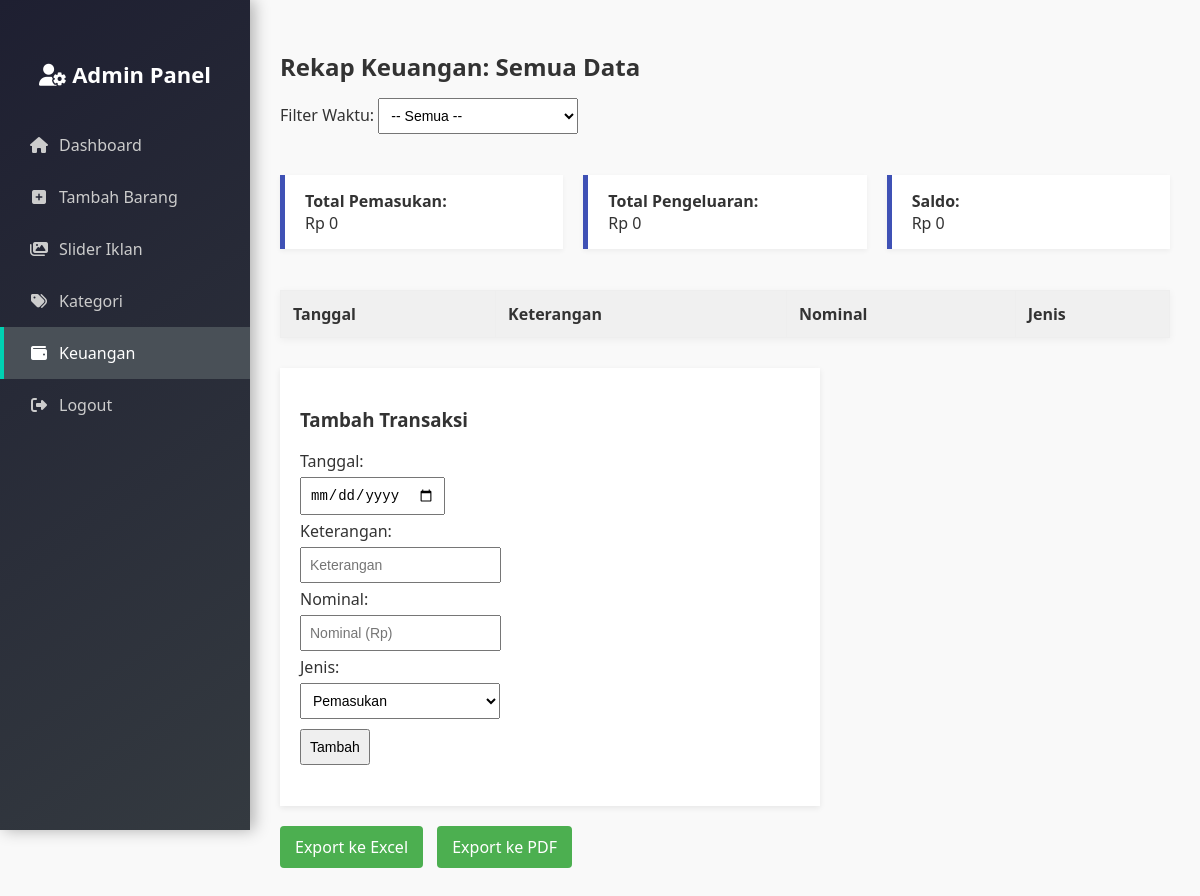
Before: /keuangan.php with the older database file.
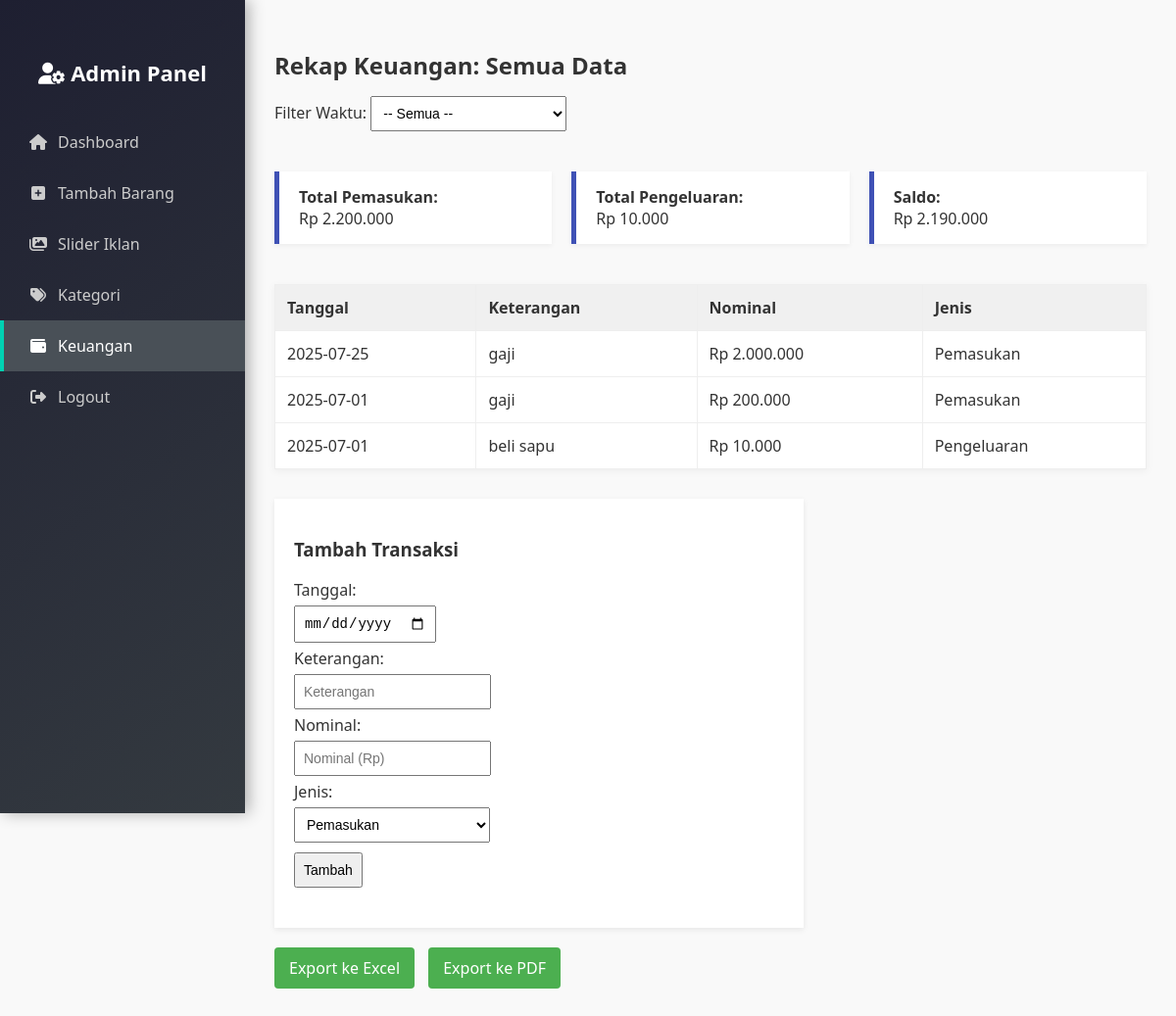
After: the same page with the newer database file.
### tables this page shows
CREATE TABLE `keuangan` (
  `id` int(11) NOT NULL,
  `tanggal` date NOT NULL,
  `keterangan` varchar(255) DEFAULT NULL,
  `nominal` double NOT NULL,
  `jenis` enum('pemasukan','pengeluaran') NOT NULL
);

### keuangan.php (the view, shortened to what this page needs)
<?php
include 'inc/db.php';
include 'inc/sidebar.php';
$where = "";
$filter_label = "Semua Data";
$total_masuk = mysqli_fetch_assoc(mysqli_query($conn, "SELECT SUM(nominal) AS total FROM keuangan WHERE jenis = 'pemasukan' " . ($where ? "AND " . substr($where, 6) : "")))['total'] ?? 0;
$total_keluar = mysqli_fetch_assoc(mysqli_query($conn, "SELECT SUM(nominal) AS total FROM keuangan WHERE jenis = 'pengeluaran' " . ($where ? "AND " . substr($where, 6) : "")))['total'] ?? 0;
$saldo = $total_masuk - $total_keluar;
$data = mysqli_query($conn, "SELECT * FROM keuangan $where ORDER BY tanggal DESC");
?>
<!DOCTYPE html>
<html lang="id">
<head>
</head>
<body>
    <div class="main-content">
        <h2>Rekap Keuangan: <?= $filter_label ?></h2>
        <form method="GET" action="">
            <label>Filter Waktu: </label>
            <select name="filter" onchange="this.form.submit()">
                <option value="">-- Semua --</option>
            </select>
        </form>
        <div class="rekap">
            <p><strong>Total Pemasukan:</strong><br>Rp <?= number_format($total_masuk, 0, ',', '.') ?></p>
            <p><strong>Total Pengeluaran:</strong><br>Rp <?= number_format($total_keluar, 0, ',', '.') ?></p>
            <p><strong>Saldo:</strong><br>Rp <?= number_format($saldo, 0, ',', '.') ?></p>
        </div>
        <table>
            <tr>
                <th>Tanggal</th>
                <th>Keterangan</th>
                <th>Nominal</th>
                <th>Jenis</th>
            </tr>
            <?php while ($row = mysqli_fetch_assoc($data)) : ?>
            <tr>
                <td><?= $row['tanggal'] ?></td>
                <td><?= htmlspecialchars($row['keterangan']) ?></td>
                <td>Rp <?= number_format($row['nominal'], 0, ',', '.') ?></td>
                <td><?= ucfirst($row['jenis']) ?></td>
            </tr>
            <?php endwhile; ?>
        </table>
        <div class="form">
            <h3>Tambah Transaksi</h3>
            <form action="tambah_keuangan.php" method="POST">
                <label>Tanggal:</label><br>
                <input type="date" name="tanggal" required><br>
                <label>Keterangan:</label><br>
                <input type="text" name="keterangan" placeholder="Keterangan" required><br>
                <label>Nominal:</label><br>
                <input type="number" name="nominal" placeholder="Nominal (Rp)" required><br>
                <label>Jenis:</label><br>
                <select name="jenis">
                    <option value="pemasukan">Pemasukan</option>
                </select><br>
                <button type="submit">Tambah</button>
            </form>
        </div>
        <div class="export-buttons">
            <a href="export_excel.php?filter=<?= $_GET['filter'] ?? 'semua' ?>" target="_blank">Export ke Excel</a>
            <a href="export_pdf.php?filter=<?= $_GET['filter'] ?? 'semua' ?>" target="_blank">Export ke PDF</a>
        </div>
    </div>
</body>
</html>

Changed rows visible on the page:
added keuangan: tanggal "2025-07-25", keterangan "gaji", nominal "2.000.000", jenis "Pemasukan"
added keuangan: tanggal "2025-07-01", keterangan "gaji", nominal "200.000", jenis "Pemasukan"
added keuangan: tanggal "2025-07-01", keterangan "beli sapu", nominal "10.000", jenis "Pengeluaran"
Other visible differences:
$total_masuk: "0" → "2.200.000"
$total_keluar: "0" → "10.000"
$saldo: "0" → "2.190.000"
